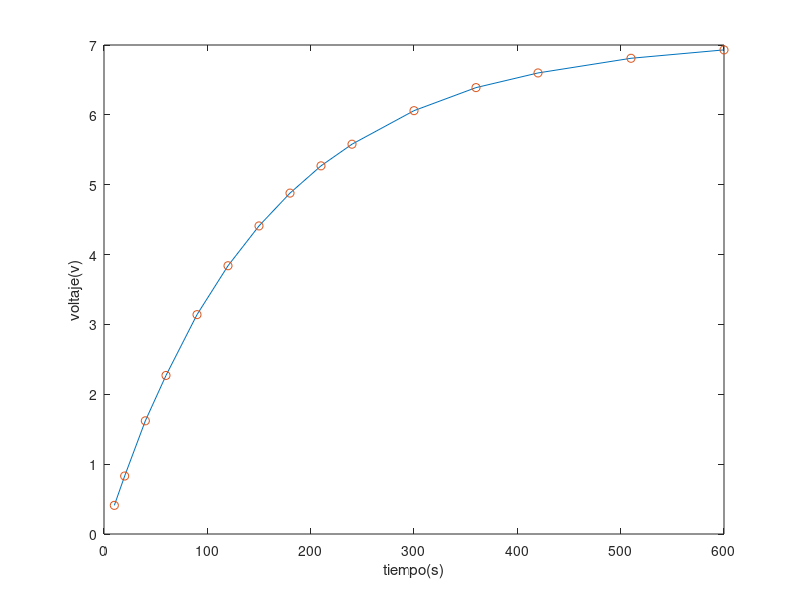
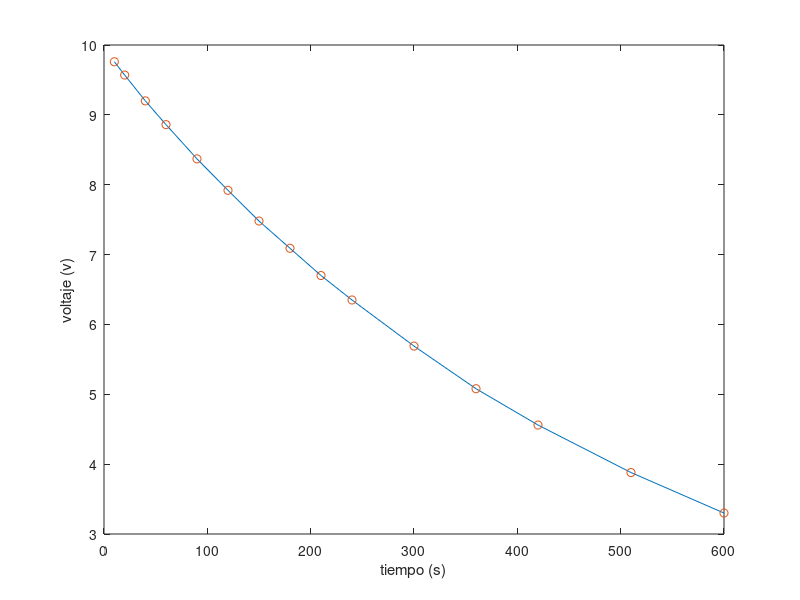

Reproduce these figures in MATLAB, in order.
clear all
close all
clc

t=[10
20
40
60
90
120
150
180
210
240
300
360
420
510
600];
V=[0.41
0.83
1.62
2.27
3.14
3.84
4.41
4.88
5.27
5.58
6.06
6.39
6.60
6.81
6.93];



V2=[9.76
9.57
9.20
8.86
8.37
7.92
7.48
7.09
6.70
6.35
5.69
5.08
4.56
3.88
3.30];

figure(1)
plot(t,V),hold on 
plot(t,V,'o')
xlabel('tiempo(s)')
ylabel('voltaje(v)')

figure(2)

plot(t,V2), hold on
plot(t,V2,'o')
xlabel('tiempo (s)')
ylabel('voltaje (v)')
